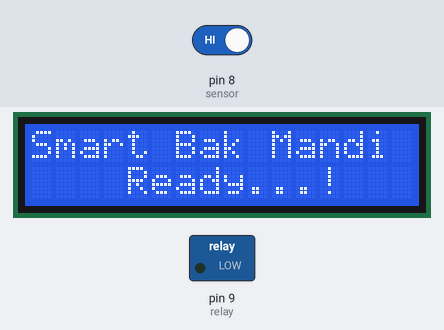
Recording of a sketch running on a simulated Arduino Uno, built with avr-gcc and run on an emulated ATmega328P. Parts: 16×2 character LCD, switched loads named in the sketch (green lamp = pin HIGH). The test bench sets the inputs (shaded band); at power-on: pin 8 (sensor) HIGH.

Above: at 2.1 s.
At 4.2 s:
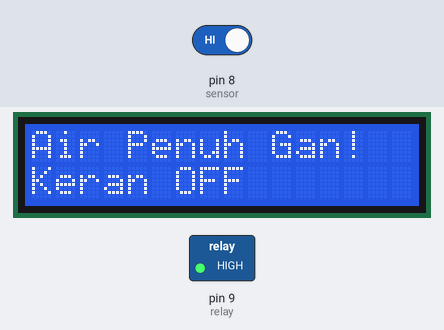
4.3 s: pin 8 (sensor) driven LOW
At 5.5 s:
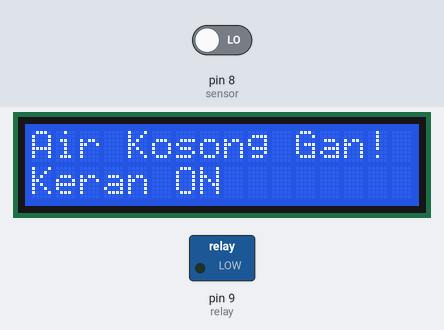
5.8 s: pin 8 (sensor) driven HIGH
At 7.2 s:
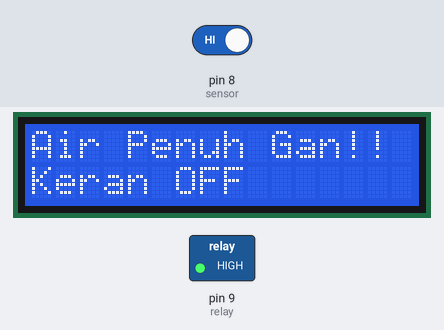
Timing chart, 0 to 8.8 s (numbered marks = the images above; inputs shaded):
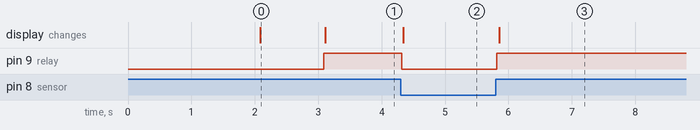

Measured:
- after the input at 4.3 s, pin 9 (relay): HIGH → LOW at once; the display: changes at once (image 2)
- after the input at 5.8 s, pin 9 (relay): LOW → HIGH at once; the display: changes after 0.06 s (image 3)
- what the display in image 0 shows lasts 1.0 s, from 2.1 s to 3.1 s

The sketch:

Sensor_air.ino
```cpp
#include <LiquidCrystal_I2C.h>
LiquidCrystal_I2C lcd(0x27 ,2,1,0,4,5,6,7,3, POSITIVE);

#define sensor 8
#define relay 9

void setup() {
  pinMode(sensor, INPUT_PULLUP);
  pinMode(relay, OUTPUT);
  lcd.begin (16,2);
  lcd.setCursor(0,0);
  lcd.print("Smart Bak Mandi");
  delay(2000);
  lcd.setCursor(4,1);
  lcd.print("Ready...!");
  delay(1000);
  lcd.clear();
}

void loop() {
  while(digitalRead(sensor) == HIGH){
    digitalWrite(relay, HIGH);
    lcd.setCursor(0,0);
    lcd.print("Air Penuh Gan!");
    lcd.setCursor(0,1);
    lcd.print("Keran OFF");

  }
   digitalWrite(relay, LOW);
    lcd.setCursor(0,0);
    lcd.print("Air Kosong Gan!");
    lcd.setCursor(0,1);
    lcd.print("Keran ON ");

}
```
